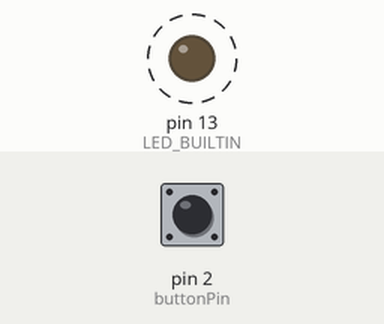
Recording of a sketch running on a simulated Arduino Uno, built with avr-gcc and run on an emulated ATmega328P. Parts: output pins drawn as LEDs (lit = HIGH). Dashed ring = blinking. Inputs (shaded band) come from the test bench; at power-on: pin 2 (buttonPin) HIGH.

Above: at 1.8 s.
1.9 s: pin 2 (buttonPin) pulled LOW for 0.6 s
At 3.0 s:
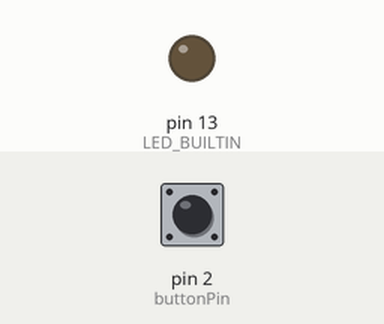
4.0 s: pin 2 (buttonPin) pulled LOW for 3.2 s
At 7.6 s:
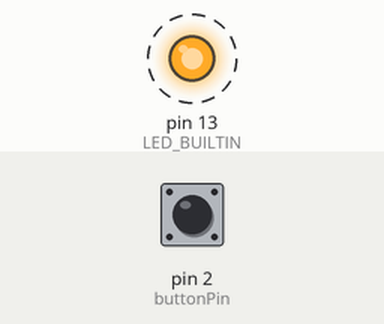
10.2 s: pin 2 (buttonPin) pulled LOW for 1 s
At 11.2 s:
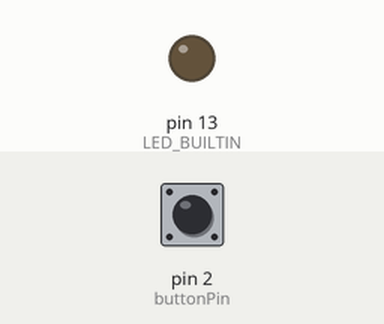
Timing chart, 0 to 13.2 s (numbered marks = the images above; inputs shaded):
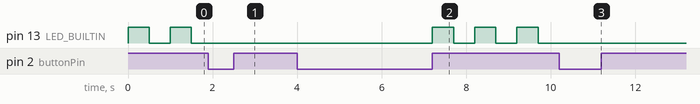

Measured:
- after the input at 1.9 s, pin 13 (LED_BUILTIN): stops changing and stays LOW
- after the input at 4.0 s, pin 13 (LED_BUILTIN): alternates HIGH for 0.50 s and LOW for 0.50 s, starting after 3.2 s
- after the input at 10.2 s, pin 13 (LED_BUILTIN): stops changing and stays LOW
- by itself, pin 13 (LED_BUILTIN): alternates HIGH for 0.50 s and LOW for 0.50 s

The sketch:

Button_Button.ino
```cpp
/*********
 By Alexandros Panagiotakopoulos - alexandrospanag.github.io
*********/


const int buttonPin = 2;     // the number of the pushbutton pin
int onoff=0;                 //Declaring a button state

// variables will change:
int buttonState = 0;         // variable for reading the pushbutton status

void setup() {
  // initialize digital pin LED_BUILTIN as an output.
  pinMode(LED_BUILTIN, OUTPUT);
  // initialize the pushbutton pin as an input:
  pinMode(buttonPin, INPUT_PULLUP);
}

void loop() {
  // read the state of the pushbutton value:
  buttonState = digitalRead(buttonPin);

  // check if the pushbutton is pressed. If it is, the buttonState is HIGH:
  if (digitalRead(buttonPin) == LOW) {
    while(digitalRead(buttonPin) == LOW){
    onoff++;
    }
    // wait for a second
  }
  if(onoff%2==0)
  {
    // turn LED off:
    digitalWrite(LED_BUILTIN, HIGH);   // turn the LED on (HIGH is the voltage level)
    delay(500);                       // wait for a half-second
    digitalWrite(LED_BUILTIN, LOW);    // turn the LED off by making the voltage LOW
    delay(500);                        //wait for a half-second
  }
}
```
